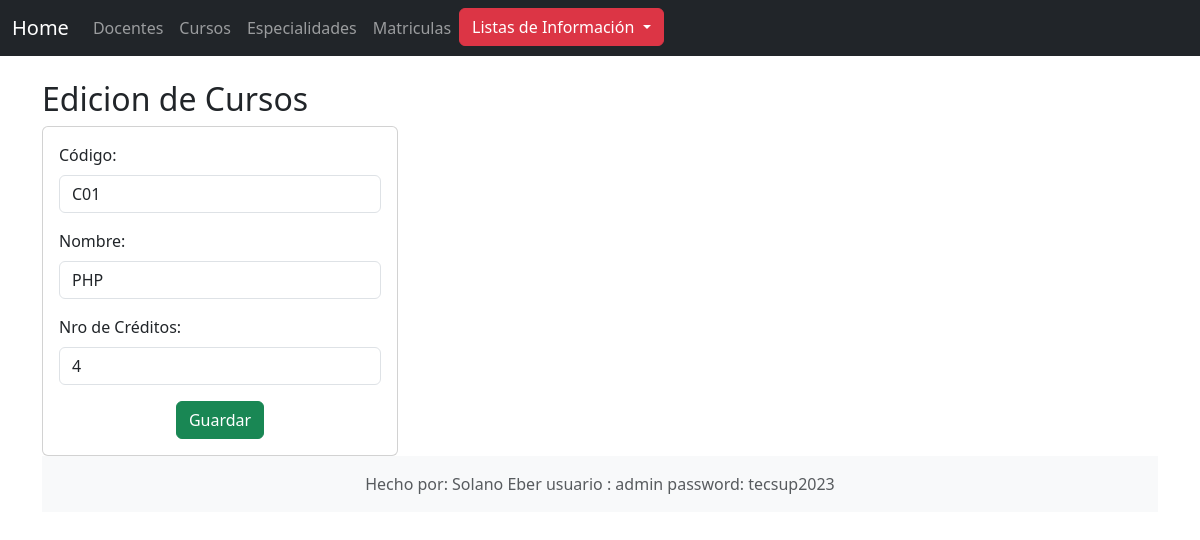
The page /edicioncurso/C01/ on the database its author committed.
### Aplicaciones/Academico/models.py (models this page shows, shortened)
class Curso(models.Model):
    codigo=models.CharField(primary_key=True,max_length=6)
    nombre=models.CharField(max_length=50)
    creditos=models.PositiveIntegerField()

### Aplicaciones/Academico/views.py (the view)
# urls.py: path('edicioncurso/<str:codigo>/', views.edicioncurso, name='edicioncurso'),
def edicioncurso(request, codigo):
    curso = Curso.objects.get(codigo=codigo)
    context = {
        'curso': curso
    }
    return render(request, 'edicionCurso.html', context)

### Aplicaciones/Academico/Templates/edicionCurso.html (shortened to what this page needs)
{% extends './Base.html' %}
{% block body %}
<div class="row">
    <div class="col-sm-12 col-md-6 col-lg-4 col-xl-4">
        <h2>Edicion de Cursos</h2>
        <div class="card">
            <div class="card-body">
                <form action="{% url 'editarCurso' %}" method="POST">
                    <div class="mb-3">
                        <label for="txtcodigo" class="form-label">Código:</label>
                        <input type="text" name="txtcodigo" class="form-control" id="txtcodigo" value="{{curso.codigo}}" readonly>
                    </div>
                    <div class="mb-3">
                        <label for="txtnombre" class="form-label">Nombre:</label>
                        <input type="text" name="txtnombre" class="form-control" id="txtnombre" value="{{curso.nombre}}">
                    </div>
                    <div class="mb-3">
                        <label for="numcreditos" class="form-label">Nro de Créditos:</label>
                        <input type="number" name="numcreditos" class="form-control" id="numcreditos" value="{{curso.creditos}}">
                    </div>
                    <div class="text-center">
                        <button type="submit" class="btn btn-success">Guardar</button>
                    </div>
                </form>
            </div>
        </div>
    </div>
{% endblock %}

### rows shown on the page
Curso: txtcodigo "C01", txtnombre "PHP", numcreditos "4"
